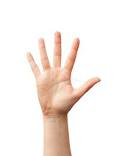
#> input picture imgg/images.jpg, 116 x 156 px
$ python task2a.py
#> lines starting #> are read from the running program, lines starting #| are printed output that depends on the picture; after the words box and inside, x2 and y2 are one past the last pixel; in counts of white or black regions, pixels touching at a corner belong together
# cv2.calcHist([img],[0],None,[256],[0,256])


import numpy as np
import matplotlib.pyplot as plt
import cv2
img=cv2.imread('imgg/images.jpg',0)
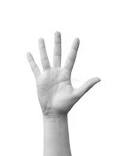
#> img: shape (156, 116); min 67, max 255, mean 239.5
image=cv2.resize(img,(512,512))
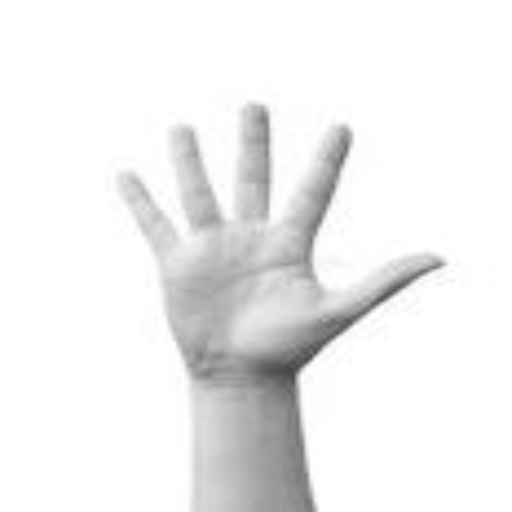
#> image: shape (512, 512); min 69, max 255, mean 239.4

height,width=image.shape
#> height = 512; width = 512

enhancement=50
left=150
right=205
tmp_image=np.copy(image)

for i in range(height):
    for j in range(width):
        if left<=image[i,j] and right>=image[i,j]:
            tmp_image[i,j]+=enhancement
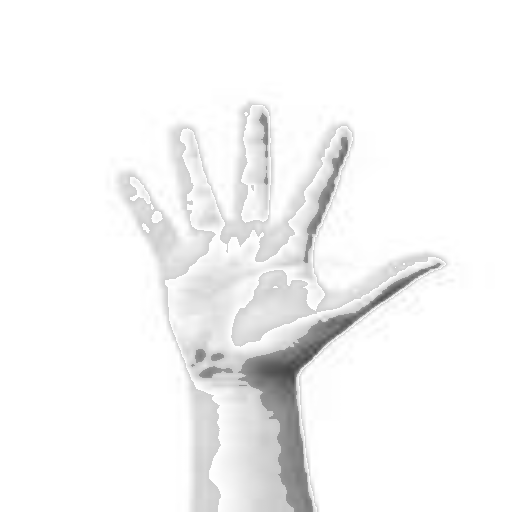
#> tmp_image: shape (512, 512); 11.22% of pixels changed, all inside (x1, y1, x2, y2) = (130, 105, 446, 512)


# [4 lines of commented-out code are left out]
plt.subplot(2,1,1)
plt.imshow(image,cmap='gray')
plt.title('gray image')
plt.axis('off')
plt.subplot(2,1,2)
plt.imshow(tmp_image, cmap='gray')
plt.title('enhanced image')
plt.axis('off')
plt.tight_layout()
plt.show()
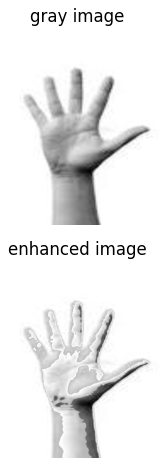
#> figure drawn by matplotlib, 2 panels


# last check right

$ run again, with imgg/boundary2.jpg copied over imgg/images.jpg
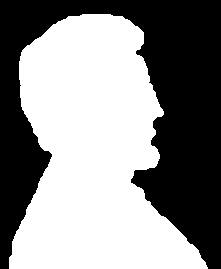
#> input picture imgg/boundary2.jpg, 221 x 269 px
#> img is the input picture: shape (269, 221); min 0, max 255, mean 139.2
#> after the loop `for i in range(height):`:
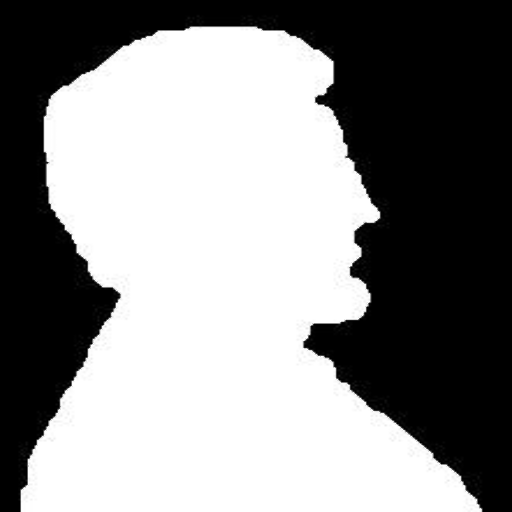
#> tmp_image: shape (512, 512); min 0, max 255, mean 139.3
#> `plt.show()`:
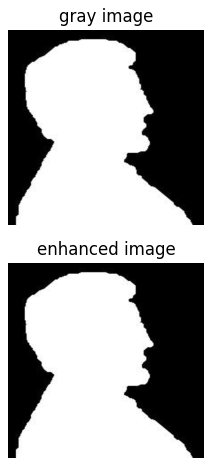
#> figure drawn by matplotlib, 2 panels
